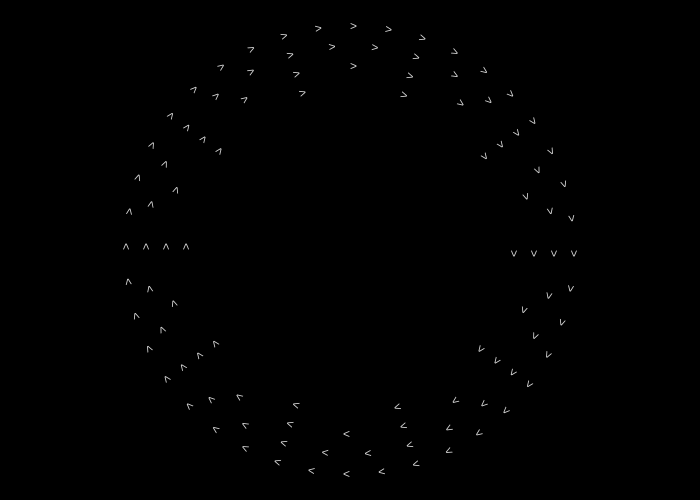
Frame 1 (no input)
Frame 60 (no input): identical to frame 1, image omitted
Frame 120 (the mouse pressed at the canvas centre since frame 60): identical to frame 1, image omitted

The p5.js sketch that drew this single still picture (run headless with seeded random() and noise() and a simulated clock; from frame 60 on, the mouse is pressed at the canvas centre):

// p5.js sketch
// ── sketch.js
let izzm;

function setup() {
	createCanvas(700, 500);
	angleMode(DEGREES);

	izzm = createSlider(10,40,10);
}

function draw() {
	background(0);
	let count = 5;
	let spacing = 20;
	let r = 140;

	for (let i = 0; i < count; i++) {
		ring(r + spacing * i, izzm.value() * i, i);
	}
}

function ring(_r, _count, _seed) {
	randomSeed(_seed);
	let randomNumbers = [];
	for (let i = 0; i <= _count; i++) {
		randomNumbers.push('>');
	}
	let spacing = 360 / _count;

	push();
	translate(width / 2, height / 2);
	for (let i = 0; i < _count; i++) {
		push();
		rotate(i * spacing);
		let num = new Sym(randomNumbers[i], _r, 0, 90, 217);
		num.render();
		pop();
	}
	pop();
}


class Sym {
	constructor(_num, _x, _y, _rot,_col) {
		this.pos = createVector(_x, _y);
		this.rot = _rot;
		this.num = _num;
		this.col = _col;
	}
	render() {
		push();
		fill(this.col);
		translate(this.pos.x, this.pos.y);
		rotate(this.rot);
		text(this.num, 0, 0);
		pop();
	}
}
